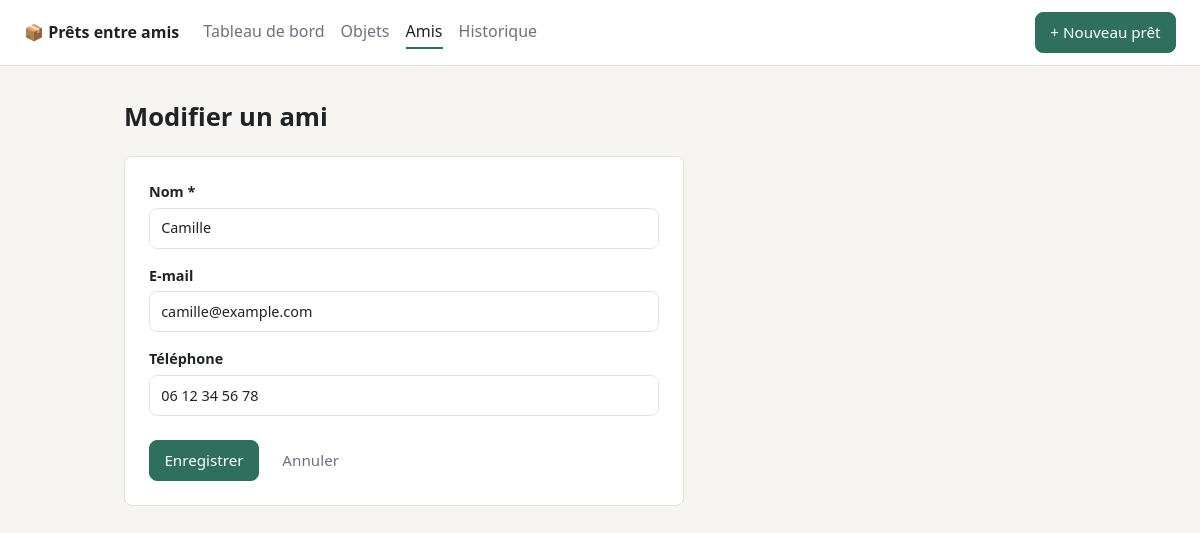
Page /friends/1/edit on the committed database.
### tables this page shows
CREATE TABLE friends (
    id         INT UNSIGNED AUTO_INCREMENT PRIMARY KEY,
    name       VARCHAR(100) NOT NULL,
    email      VARCHAR(255) NULL,
    phone      VARCHAR(30)  NULL,
    created_at DATETIME     NOT NULL DEFAULT CURRENT_TIMESTAMP,
    UNIQUE KEY uq_friends_name (name)
);

### src/Controller/FriendController.php (called while the page is built, shortened)
<?php
final class FriendController
{
    public function edit(int $id): void
    {
        $this->renderForm($this->findOrFail($id), [], $id);
    }
    private function findOrFail(int $id): array
    {
        return $this->friends->find($id) ?? throw new HttpException(404);
    }
    private function renderForm(array $friend, array $errors = [], ?int $id = null): void
    {
        $this->view->render('friends/form', [
            'title'  => $id ? 'Modifier un ami' : 'Ajouter un ami',
            'friend' => $friend,
            'errors' => $errors,
            'action' => $id ? "/friends/$id" : '/friends',
        ], $errors ? 422 : 200);
    }
}

### public/index.php (called while the page is built, shortened)
<?php
require __DIR__ . '/../src/helpers.php';
$view = new View(__DIR__ . '/../templates');
try {
    $pdo = Database::connection();
    $friendRepo = new FriendRepository($pdo);
    $itemRepo = new ItemRepository($pdo);
    $loanRepo = new LoanRepository($pdo);
    $dashboard = new DashboardController($view, $loanRepo);
    $friends = new FriendController($view, $friendRepo);
    $items = new ItemController($view, $itemRepo);
    $loans = new LoanController($view, $loanRepo, $itemRepo, $friendRepo);
    $router = new Router();
    $router->get('/', $dashboard->index(...));
    $router->get('/friends', $friends->index(...));
    $router->get('/friends/new', $friends->create(...));
    $router->post('/friends', $friends->store(...));
    $router->get('/friends/{id}/edit', $friends->edit(...));
    $router->post('/friends/{id}', $friends->update(...));
    $router->post('/friends/{id}/delete', $friends->delete(...));
    $router->get('/items', $items->index(...));
    $router->get('/items/new', $items->create(...));
    $router->post('/items', $items->store(...));
    $router->get('/items/{id}/edit', $items->edit(...));
    $router->post('/items/{id}', $items->update(...));
    $router->post('/items/{id}/delete', $items->delete(...));
    $router->get('/loans', $loans->history(...));
    $router->get('/loans/new', $loans->create(...));
    $router->post('/loans', $loans->store(...));
    $router->post('/loans/{id}/return', $loans->markReturned(...));
    $router->dispatch($_SERVER['REQUEST_METHOD'], $_SERVER['REQUEST_URI']);
} catch (HttpException $e) {
    $view->render('error', ['title' => $e->getMessage(), 'status' => $e->status], $e->status);
} catch (Throwable $e) {
    error_log((string) $e);
    $view->render('error', ['title' => 'Erreur serveur', 'status' => 500], 500);
}

### src/helpers.php (called while the page is built, shortened)
<?php
function e(mixed $value): string
{
    return htmlspecialchars((string) $value, ENT_QUOTES | ENT_SUBSTITUTE, 'UTF-8');
}

### src/Repository/FriendRepository.php (called while the page is built, shortened)
<?php
final class FriendRepository
{
    public function find(int $id): ?array
    {
        $stmt = $this->pdo->prepare('SELECT * FROM friends WHERE id = ?');
        $stmt->execute([$id]);
        return $stmt->fetch() ?: null;
    }
}

### templates/friends/form.php (the view, shortened to what this page needs)
<h1><?= e($title) ?></h1>
<form method="post" action="<?= e($action) ?>" class="form" novalidate>
    <label>Nom *
        <input type="text" name="name" value="<?= e($friend['name']) ?>" maxlength="100" required autofocus
               <?= isset($errors['name']) ? 'aria-invalid="true"' : '' ?>>
    </label>
    <label>E-mail
        <input type="email" name="email" value="<?= e($friend['email'] ?? '') ?>" maxlength="255"
               <?= isset($errors['email']) ? 'aria-invalid="true"' : '' ?>>
    </label>
    <label>Téléphone
        <input type="tel" name="phone" value="<?= e($friend['phone'] ?? '') ?>" maxlength="30"
               <?= isset($errors['phone']) ? 'aria-invalid="true"' : '' ?>>
    </label>
    <div class="form-actions">
        <button class="btn btn-primary">Enregistrer</button>
        <a href="/friends" class="btn btn-ghost">Annuler</a>
    </div>
</form>

### src/Router.php (shortened to what this page needs)
<?php
final class Router
{
    private array $routes = [];
    public function dispatch(string $method, string $uri): void
    {
        $path = rtrim(parse_url($uri, PHP_URL_PATH) ?: '/', '/') ?: '/';
        $pathMatched = false;
        foreach ($this->routes as [$routeMethod, $regex, $handler]) {
            if (!preg_match($regex, $path, $matches)) {
                continue;
            }
            $pathMatched = true;
            $params = array_map('intval', array_filter($matches, 'is_string', ARRAY_FILTER_USE_KEY));
            $handler(...$params);
            return;
        }
        throw new HttpException($pathMatched ? 405 : 404);
    }
    private function add(string $method, string $path, callable $handler): void
    {
        $regex = '#^' . preg_replace('#\{(\w+)\}#', '(?P<$1>\d+)', $path) . '$#';
        $this->routes[] = [$method, $regex, $handler];
    }
}

### public/style.css (style rules this page uses)
:root { --bg: #f6f5f1; --surface: #ffffff; --text: #1f2328; --muted: #6b7280; --border: #e5e2da; --primary: #2f6f5e; --primary-dark: #24574a; --danger: #b42318; --warn-bg: #fdf1e7; --warn: #b54708; --ok-bg: #e8f3ee; --info-bg: #eaf0fb; --info: #1e4fa3; --radius: 8px; font-family: system-ui, -apple-system, "Segoe UI", Roboto, sans-serif; color: var(--text); background: var(--bg); }
* { box-sizing: border-box; }
body { margin: 0; line-height: 1.5; }
a { color: var(--primary); }
h1 { font-size: 1.6rem; margin: 0 0 1.25rem; }
.btn { display: inline-block; padding: .5rem .9rem; border-radius: var(--radius); border: 1px solid var(--border); background: var(--surface); color: var(--text); font: inherit; font-size: .95rem; text-decoration: none; cursor: pointer; }
.btn-primary { background: var(--primary); border-color: var(--primary); color: #fff; }
.btn-ghost { background: transparent; border-color: transparent; color: var(--muted); }
.form { background: var(--surface); border: 1px solid var(--border); border-radius: var(--radius); padding: 1.5rem; max-width: 560px; }
.form label { display: block; font-weight: 600; font-size: .9rem; margin-bottom: 1rem; }
.form input, .form select, .form textarea { display: block; width: 100%; margin-top: .3rem; padding: .55rem .7rem; border: 1px solid var(--border); border-radius: var(--radius); font: inherit; font-weight: 400; background: var(--surface); color: var(--text); }
.form-actions { display: flex; gap: .5rem; margin-top: 1.5rem; }

### rows in the picture
friends: name "Camille", email "camille@example.com", phone "06 12 34 56 78"

### other values in the picture
$label "Tableau de bord"
$label "Objets"
$label "Amis"
$label "Historique"
